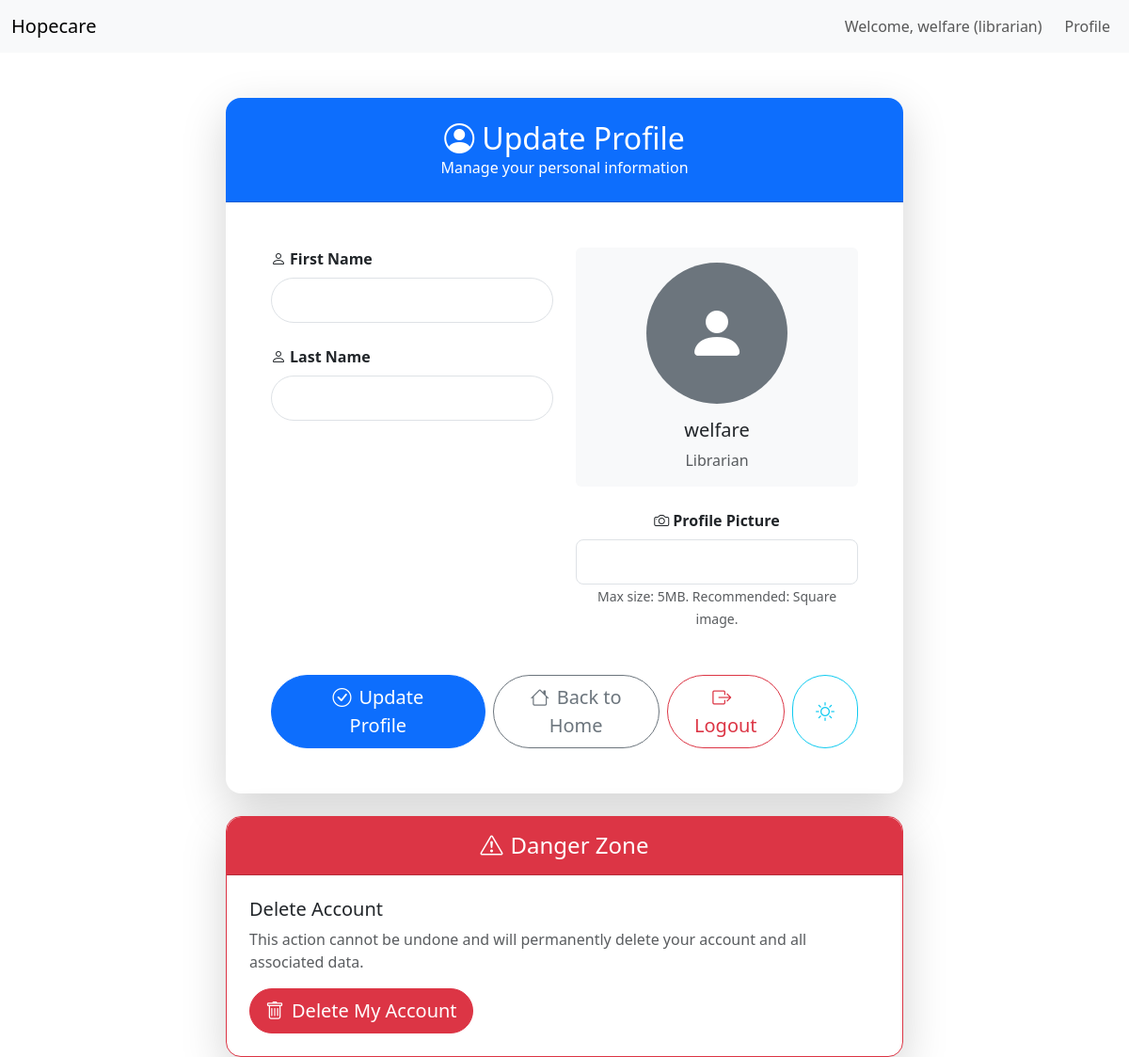
/accounts/profile/ (signed in), run on an earlier commit of the app's database.
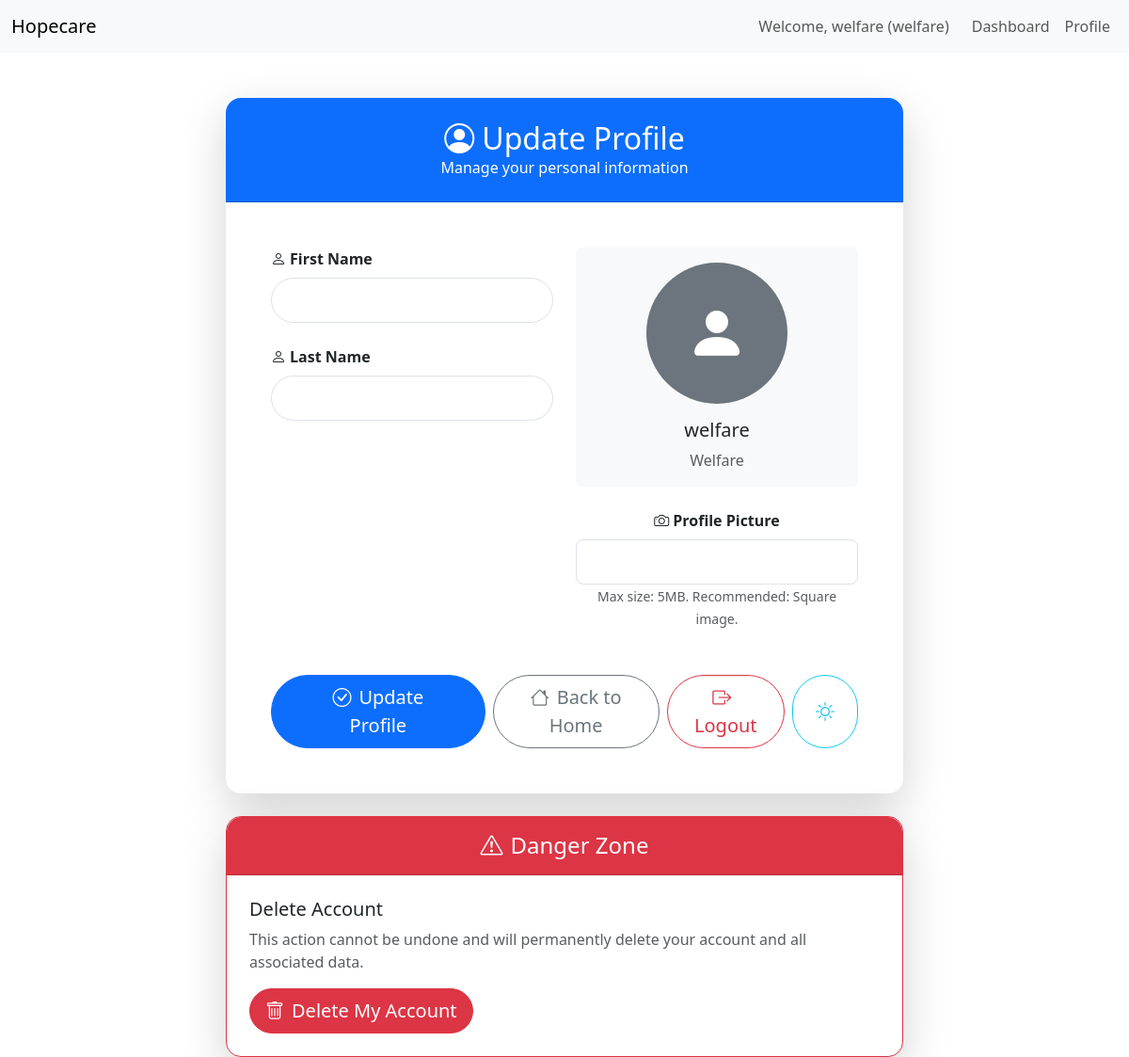
And on a later commit of the database.
### accounts/models.py (models this page shows, shortened)
class User(AbstractUser):
    ROLE_CHOICES = [
        ('welfare', 'Welfare'),
        ('storekeeper', 'Storekeeper'),
        ('admin', 'Admin'),
    ]
    GENDER_CHOICES = [
        ('male', 'Male'),
        ('female', 'Female'),
    ]
    role = models.CharField(max_length=20, choices=ROLE_CHOICES, default='welfare')
    profile_picture = CloudinaryField('image', blank=True, null=True)
    middle_name = models.CharField(max_length=30, blank=True, null=True)
    date_of_birth = models.DateField(blank=True, null=True)
    gender = models.CharField(max_length=10, choices=GENDER_CHOICES, blank=True, null=True)
    email = models.EmailField(unique=True)
    USERNAME_FIELD = 'email'
    REQUIRED_FIELDS = ['username', 'first_name', 'last_name']

### accounts/views.py (the view)
# urls.py: path('profile/', views.profile, name='profile'),
@login_required
def profile(request):
    if request.method == 'POST':
        form = UserProfileForm(request.POST, request.FILES, instance=request.user, user=request.user)
        if form.is_valid():
            form.save()
            messages.success(request, 'Profile updated successfully.')
            AuditLog.objects.create(user=request.user, action='Update Profile', details='User updated profile')
            return redirect('profile')
    else:
        form = UserProfileForm(instance=request.user, user=request.user)
    return render(request, 'accounts/profile.html', {'form': form})

### accounts/forms.py (shortened to what this page needs)
class UserProfileForm(forms.ModelForm):
    def __init__(self, *args, **kwargs):
        user = kwargs.pop('user', None)
        super().__init__(*args, **kwargs)
        if 'badge' in self.fields:
            self.fields.pop('badge', None)
        self.fields['first_name'].widget.attrs.update({'class': 'form-control form-control-lg rounded-pill'})
        self.fields['last_name'].widget.attrs.update({'class': 'form-control form-control-lg rounded-pill'})
        self.fields['profile_picture'].widget.attrs.update({'class': 'form-control form-control-lg'})
    class Meta:
        model = User
        fields = ['first_name', 'last_name', 'profile_picture']

### accounts/templates/accounts/profile.html (shortened to what the changed rows need)
{% extends 'base.html' %}
{% block content %}
<div class="container mt-5">
    <div class="row justify-content-center">
        <div class="col-lg-8">
            <div class="card shadow-lg border-0 rounded-4">
                <div class="card-header bg-primary text-white text-center py-4 rounded-top-4">
                    <h2 class="mb-0"><i class="bi bi-person-circle me-2"></i>Update Profile</h2>
                </div>
                <div class="card-body p-5">
                    <form method="post" enctype="multipart/form-data">
                        <div class="row">
                            <div class="col-md-6">
                                <div class="mb-4">
                                    <label for="{{ form.first_name.id_for_label }}" class="form-label fw-bold">
                                        <i class="bi bi-person me-1"></i>First Name
                                    </label>
                                    {{ form.first_name }}
                                </div>
                                <div class="mb-4">
                                    <label for="{{ form.last_name.id_for_label }}" class="form-label fw-bold">
                                        <i class="bi bi-person me-1"></i>Last Name
                                    </label>
                                    {{ form.last_name }}
                                </div>
                            </div>
                            <div class="col-md-6 text-center">
                                <div class="mb-4">
                                    <div class="card bg-light border-0">
                                        <div class="card-body">
                                            {% if request.user.profile_picture %}
                                                <img src="{{ request.user.profile_picture.url }}" alt="Profile Picture" class="img-fluid rounded-circle mb-3 shadow" style="max-width: 150px; height: 150px; object-fit: cover;">
                                            {% else %}
                                                <div class="bg-secondary rounded-circle d-inline-flex align-items-center justify-content-center mb-3" style="width: 150px; height: 150px;">
                                                    <i class="bi bi-person-fill text-white" style="font-size: 4rem;"></i>
                                                </div>
                                            {% endif %}
                                            <h5 class="card-title">{{ request.user.get_full_name|default:request.user.username }}</h5>
                                            <p class="card-text text-muted">{{ request.user.role|title }}</p>
                                        </div>
                                    </div>
                                </div>
                                <div class="mb-4">
                                    <label for="{{ form.profile_picture.id_for_label }}" class="form-label fw-bold">
                                        <i class="bi bi-camera me-1"></i>Profile Picture
                                    </label>
                                    {{ form.profile_picture }}
                                    <small class="form-text text-muted">Max size: 5MB. Recommended: Square image.</small>
                                </div>
                            </div>
                        </div>
                    </form>
                </div>
            </div>
        </div>
    </div>
</div>
{% endblock %}

### templates/base.html (shortened to what this page needs)
<!DOCTYPE html>
<html lang="en" data-bs-theme="light">
<head>
    <link href="https://cdn.jsdelivr.net/npm/bootstrap@5.3.0/dist/css/bootstrap.min.css" rel="stylesheet">
    <link rel="stylesheet" href="https://cdn.jsdelivr.net/npm/bootstrap-icons@1.11.3/font/bootstrap-icons.min.css">
</head>
<body>
    <nav id="main-navbar" class="navbar navbar-expand-lg navbar-light bg-light">
        <div class="container-fluid">
            <a class="navbar-brand" href="{% url 'home' %}">Hopecare</a>
            <div class="collapse navbar-collapse" id="navbarNav">
                <div class="navbar-nav ms-auto">
                    {% if user.is_authenticated %}
                        <span class="navbar-text me-3">Welcome, {{ user.get_full_name|default:user.username }} ({{ user.role }})</span>
                        {% if user.role == 'welfare' %}
                            <a class="nav-link" href="{% url 'welfare_dashboard' %}">Dashboard</a>
                        {% elif user.role == 'storekeeper' %}
                            <a class="nav-link" href="{% url 'storekeeper_dashboard' %}">Dashboard</a>
                        {% elif user.role == 'admin' %}
                            <a class="nav-link" href="{% url 'admin_dashboard' %}">Dashboard</a>
                        {% endif %}
                        <a class="nav-link" href="{% url 'profile' %}">Profile</a>
                    {% else %}
                        <a class="nav-link" href="{% url 'login' %}">Login</a>
                    {% endif %}
                </div>
            </div>
        </div>
    </nav>
    <div class="container mt-4">
        {% block content %}{% endblock %}
    </div>
</body>
</html>

What changed in the data, as far as the page shows it:
changed User "welfare": role "librarian" → "welfare"; user.role "Librarian" → "Welfare"
Also different on the page:
text now shown: "Dashboard"
